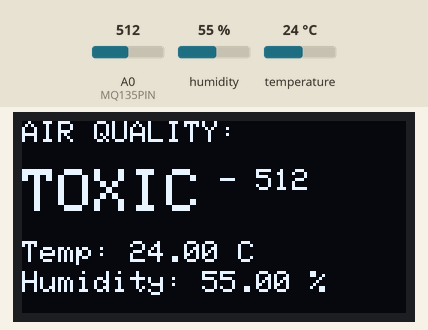
This sketch was run on a simulated Arduino Uno R4 WiFi. Shown: 128×64 one-colour display. The inputs (shaded band) are chosen by the test bench; at power-on: A0 (MQ135PIN) = 512, humidity 55 %, temperature 24 °C. WiFi joins after 1.5 s; servers stay silent unless stated; uploads are accepted with an empty reply; what the sketch prints to the serial monitor is not drawn.

Above: at 4.9 s.
5.0 s: A0 (MQ135PIN) set to 307
At 7.0 s:
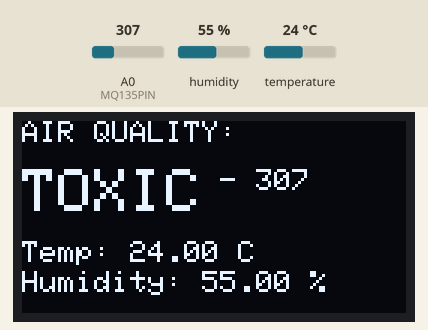
8.0 s: A0 (MQ135PIN) set to 291
At 9.4 s:
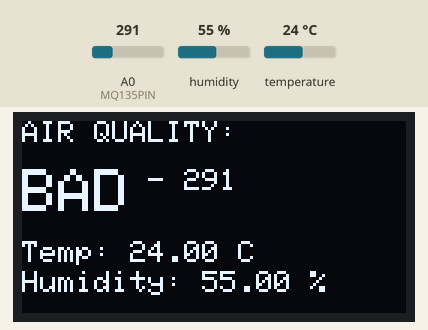
11.0 s: A0 (MQ135PIN) set to 210
At 14.0 s:
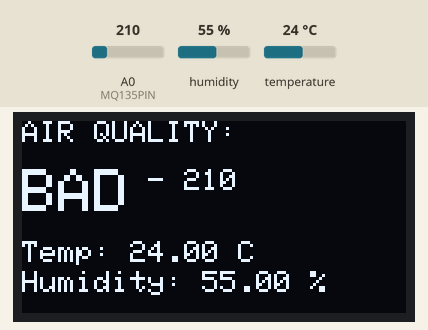
14.3 s: A0 (MQ135PIN) set to 187
At 16.3 s:
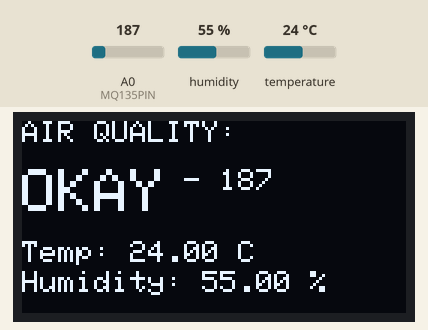
17.3 s: A0 (MQ135PIN) set to 162
At 20.3 s:
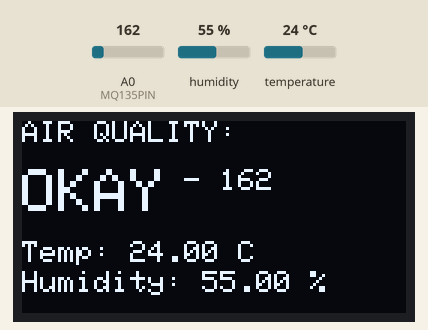
20.6 s: A0 (MQ135PIN) set to 141
At 21.5 s:
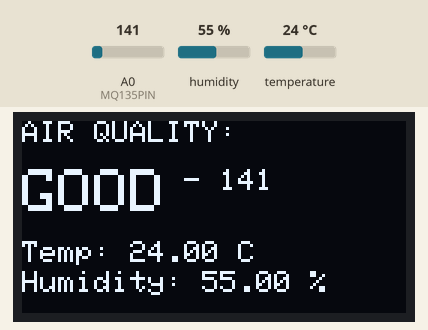
Timing chart, 0 to 23.6 s (numbered marks = the images above; inputs shaded):
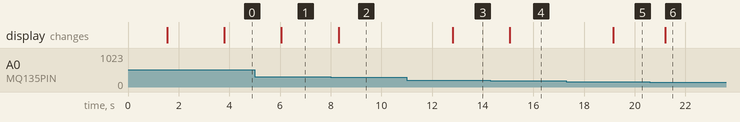

Measured:
- the behaviour switches between 300 and 299 on A0 (MQ135PIN) (found by bisection; images 1 and 2)
- the behaviour switches between 200 and 199 on A0 (MQ135PIN) (found by bisection; images 3 and 4)
- the behaviour switches between 151 and 150 on A0 (MQ135PIN) (found by bisection; images 5 and 6)
- after the input at 5.0 s, the display: changes after 1.1 s (image 1)
- after the input at 8.0 s, the display: changes after 0.31 s (image 2)
- after the input at 11.0 s, the display: changes after 1.8 s (image 3)
- after the input at 14.3 s, the display: changes after 0.76 s (image 4)
- after the input at 17.3 s, the display: changes after 1.9 s (image 5)
- after the input at 20.6 s, the display: changes after 0.61 s (image 6)

The sketch:

Smarthouse_3.0.ino
```cpp
/*
   Program: Smart House SMS Air Quality Monitor
   Version: 3.0
   Creators: Figga
   Description: A DIY air quality monitor that monitors gas level,
   humidity, and temperature, with SMS reporting capabilities.
*/

#include <WiFiS3.h>
#include <ArduinoHttpClient.h>
#include <Wire.h>
#include <Adafruit_SSD1306.h>
#include <Adafruit_GFX.h>
#include <DHT.h>
#include "arduino_secrets.h"

// Twilio Configuration
const char* twilioHost = "api.twilio.com";
const int twilioPort = 443;
WiFiSSLClient wifi;
HttpClient client = HttpClient(wifi, twilioHost, twilioPort);

// Pin Definitions
#define DHTPIN 2         // Pin for the DHT11 sensor
#define DHTTYPE DHT11    // DHT11 sensor
#define MQ135PIN A0      // Pin for the MQ135 air quality sensor

// OLED Display
#define SCREEN_WIDTH 128
#define SCREEN_HEIGHT 64
Adafruit_SSD1306 display(SCREEN_WIDTH, SCREEN_HEIGHT, &Wire, -1);

// Initialize DHT11
DHT dht(DHTPIN, DHTTYPE);

// Base64 encoding table
const char b64Chars[] = "ABCDEFGHIJKLMNOPQRSTUVWXYZabcdefghijklmnopqrstuvwxyz0123456789+/";

// Function to determine air quality
String getAirQualityDescription(int value) {
  if (value < 151) {
    return "GOOD";
  } else if (value < 200) {
    return "OKAY";
  } else if (value < 300) {
    return "BAD";
  } else {
    return "TOXIC";
  }
}

void setup() {
  Serial.begin(115200);
  while (!Serial);

  // Connect to WiFi
  Serial.print("Connecting to WiFi");
  WiFi.begin(WIFI_SSID, WIFI_PASSWORD);

  while (WiFi.status() != WL_CONNECTED) {
    delay(500);
    Serial.print(".");
  }
  Serial.println("\nConnected to WiFi");

  // Initialize DHT11 sensor
  dht.begin();

  // Initialize OLED display
  if (!display.begin(SSD1306_SWITCHCAPVCC, 0x3C)) {
    Serial.println(F("SSD1306 allocation failed"));
    for (;;);
  }

  // Display startup screen
  display.clearDisplay();
  display.setTextSize(2);
  display.setTextColor(SSD1306_WHITE);

  // Center "SMART"
  int16_t x1, y1;
  uint16_t width1, height1;
  display.getTextBounds("SMART", 0, 0, &x1, &y1, &width1, &height1);
  int centerX1 = (SCREEN_WIDTH - width1) / 2;
  display.setCursor(centerX1, 20);
  display.println("SMART");

  // Center "HOUSE"
  int16_t x2, y2;
  uint16_t width2, height2;
  display.getTextBounds("HOUSE", 0, 0, &x2, &y2, &width2, &height2);
  int centerX2 = (SCREEN_WIDTH - width2) / 2;
  display.setCursor(centerX2, 40);
  display.println("HOUSE");

  display.display();
  delay(2000);

  // Clear the screen for sensor readings
  display.clearDisplay();

  // Optional: Send initial SMS
  sendSMS("Smart House Monitor Online!");
}

void loop() {
  // Read DHT11 data
  float temperature = dht.readTemperature();
  float humidity = dht.readHumidity();

  // Read MQ135 air quality sensor
  int mq135Value = analogRead(MQ135PIN);
  String airQuality = getAirQualityDescription(mq135Value);

  // Print sensor readings to Serial Monitor
  Serial.println("--- Sensor Readings ---");
  Serial.print("Temperature: ");
  Serial.print(temperature);
  Serial.println(" °C");

  Serial.print("Humidity: ");
  Serial.print(humidity);
  Serial.println(" %");

  Serial.print("Air Quality: ");
  Serial.print(airQuality);
  Serial.print(" (Raw Value: ");
  Serial.print(mq135Value);
  Serial.println(")");
  Serial.println("---------------------");

  // Clear the display
  display.clearDisplay();

  // Display "AIR QUALITY" title
  display.setTextSize(1);
  display.setCursor(0, 0);
  display.println("AIR QUALITY:");

  // Display air quality description first, then value
  display.setTextSize(2);
  display.setCursor(0, 16);
  display.print(airQuality);
  display.setTextSize(1);
  display.print(" - ");
  display.println(mq135Value);

  // Display temperature
  display.setTextSize(1);
  display.setCursor(0, 40);
  display.print("Temp: ");
  display.print(temperature);
  display.println(" C");

  // Display humidity
  display.setCursor(0, 50);
  display.print("Humidity: ");
  display.print(humidity);
  display.println(" %");

  // Update display
  display.display();

  // Optional: Send SMS with critical readings
  if (airQuality == "BAD") {
  String smsMessage = "ALERT: The air quality is BAD.\n**It's time to open a window!**";
  sendSMS(smsMessage);
  } else if (airQuality == "TOXIC") {
  String smsMessage = "URGENT: TOXIC air levels detected.\n**You need to open a window now!**";
  sendSMS(smsMessage);
}

  // Delay before next loop
  delay(2000);
}

// Simple base64 encoding function
String base64Encode(String input) {
  String output = "";
  int paddingCount = (3 - (input.length() % 3)) % 3;
  int i = 0;

  while (i < input.length()) {
    uint32_t octetA = i < input.length() ? input.charAt(i++) : 0;
    uint32_t octetB = i < input.length() ? input.charAt(i++) : 0;
    uint32_t octetC = i < input.length() ? input.charAt(i++) : 0;

    uint32_t triple = (octetA << 16) + (octetB << 8) + octetC;

    output += b64Chars[(triple >> 18) & 0x3F];
    output += b64Chars[(triple >> 12) & 0x3F];
    output += b64Chars[(triple >> 6) & 0x3F];
    output += b64Chars[triple & 0x3F];
  }

  // Add padding if needed
  while (paddingCount--) {
    output.setCharAt(output.length() - 1 - paddingCount, '=');
  }

  return output;
}

void sendSMS(String message) {
  // Create the authentication header
  String auth = String(TWILIO_ACCOUNT_SID) + ":" + String(TWILIO_AUTH_TOKEN);
  String authHeader = "Basic " + base64Encode(auth);

  // Create the POST data
  String postData = "To=" + urlEncode(TWILIO_TO_NUMBER) +
                   "&From=" + urlEncode(TWILIO_FROM_NUMBER) +
                   "&Body=" + urlEncode(message);

  // Create the request path
  String path = "/2010-04-01/Accounts/" + String(TWILIO_ACCOUNT_SID) + "/Messages.json";

  // Make the request
  client.beginRequest();
  client.post(path);
  client.sendHeader("Authorization", authHeader);
  client.sendHeader("Content-Type", "application/x-www-form-urlencoded");
  client.sendHeader("Content-Length", postData.length());
  client.beginBody();
  client.print(postData);
  client.endRequest();

  // Read the response
  int statusCode = client.responseStatusCode();
  String response = client.responseBody();

  Serial.print("Status code: ");
  Serial.println(statusCode);
  Serial.print("Response: ");
  Serial.println(response);
}

String urlEncode(String str) {
  String encodedString = "";
  char c;
  char code0;
  char code1;
  for (int i = 0; i < str.length(); i++) {
    c = str.charAt(i);
    if (c == ' ') {
      encodedString += '+';
    } else if (isalnum(c)) {
      encodedString += c;
    } else {
      code1 = (c & 0xf) + '0';
      if ((c & 0xf) > 9) {
        code1 = (c & 0xf) - 10 + 'A';
      }
      c = (c >> 4) & 0xf;
      code0 = c + '0';
      if (c > 9) {
        code0 = c - 10 + 'A';
      }
      encodedString += '%';
      encodedString += code0;
      encodedString += code1;
    }
  }
  return encodedString;
}
```

arduino_secrets.h
```cpp
#ifndef ARDUINO_SECRETS_H
#define ARDUINO_SECRETS_H

// WiFi credentials
#define WIFI_SSID "Wifi name"
#define WIFI_PASSWORD "wifi code"

// Twilio Account Settings
#define TWILIO_ACCOUNT_SID "enter"
#define TWILIO_AUTH_TOKEN "enter"
#define TWILIO_FROM_NUMBER "+enter"  // Your Twilio phone number
#define TWILIO_TO_NUMBER "+enter"    // Recipient's phone number

#endif
```
